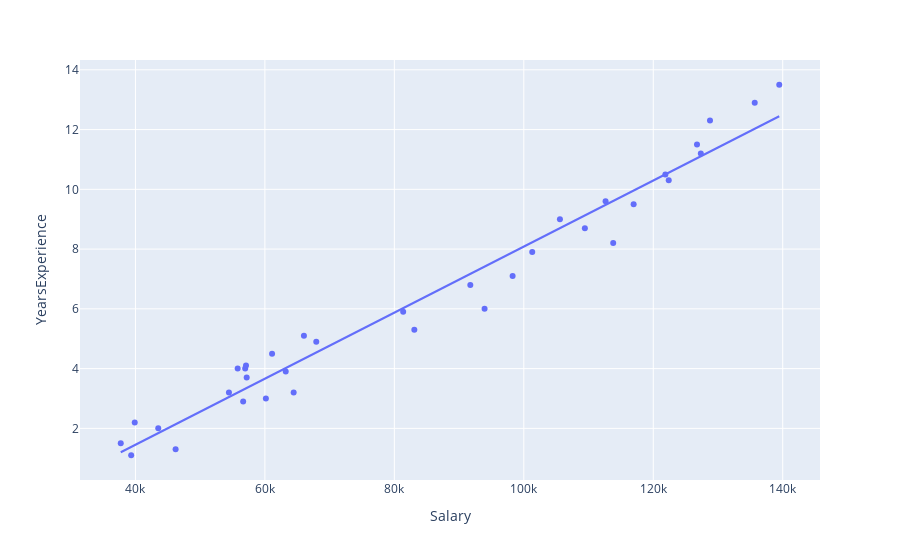

Source (notebook cell):
### Code cell
# by day
figure = px.scatter(
    data_frame=data, x="Salary", y="YearsExperience",  trendline="ols"
)
figure.show()

### Figure 1 — Plotly figure (JSON) as saved in the notebook; plotly's stock layout.template omitted (floating-point values rounded to 4 significant figures)
{"data": [{"hovertemplate": "Salary=%{x}<br>YearsExperience=%{y}<extra></extra>", "legendgroup": "", "marker": {"color": "#636efa", "symbol": "circle"}, "mode": "markers", "name": "", "orientation": "v", "showlegend": false, "type": "scatter", "x": [39343, 46205, 37731, 43525, 39891, 56642, 60150, 54445, 64445, 57189, 63218, 55794, 56957, 57081, 61111, 67938, 66029, 83088, 81363, 93940, 91738, 98273, 101302, 113812, 109431, 105582, 116969, 112635, 122391, 121872, 127345, 126756, 128765, 135675, 139465], "xaxis": "x", "y": [1.1, 1.3, 1.5, 2, 2.2, 2.9, 3, 3.2, 3.2, 3.7, 3.9, 4, 4, 4.1, 4.5, 4.9, 5.1, 5.3, 5.9, 6, 6.8, 7.1, 7.9, 8.2, 8.7, 9, 9.5, 9.6, 10.3, 10.5, 11.2, 11.5, 12.3, 12.9, 13.5], "yaxis": "y"}, {"hovertemplate": "<b>OLS trendline</b><br>YearsExperience = 0.000110533 * Salary + -2.97015<br>R<sup>2</sup>=0.965163<br><br>Salary=%{x}<br>YearsExperience=%{y} <b>(trend)</b><extra></extra>", "legendgroup": "", "marker": {"color": "#636efa", "symbol": "circle"}, "mode": "lines", "name": "", "showlegend": false, "type": "scatter", "x": [37731, 39343, 39891, 43525, 46205, 54445, 55794, 56642, 56957, 57081, 57189, 60150, 61111, 63218, 64445, 66029, 67938, 81363, 83088, 91738, 93940, 98273, 101302, 105582, 109431, 112635, 113812, 116969, 121872, 122391, 126756, 127345, 128765, 135675, 139465], "xaxis": "x", "y": [1.2, 1.379, 1.439, 1.841, 2.137, 3.048, 3.197, 3.291, 3.325, 3.339, 3.351, 3.678, 3.785, 4.017, 4.153, 4.328, 4.539, 6.023, 6.214, 7.17, 7.413, 7.892, 8.227, 8.7, 9.126, 9.48, 9.61, 9.959, 10.5, 10.56, 11.04, 11.11, 11.26, 12.03, 12.45], "yaxis": "y"}], "layout": {"legend": {"tracegroupgap": 0}, "margin": {"t": 60}, "xaxis": {"anchor": "y", "domain": [0, 1], "title": {"text": "Salary"}}, "yaxis": {"anchor": "x", "domain": [0, 1], "title": {"text": "YearsExperience"}}}}
